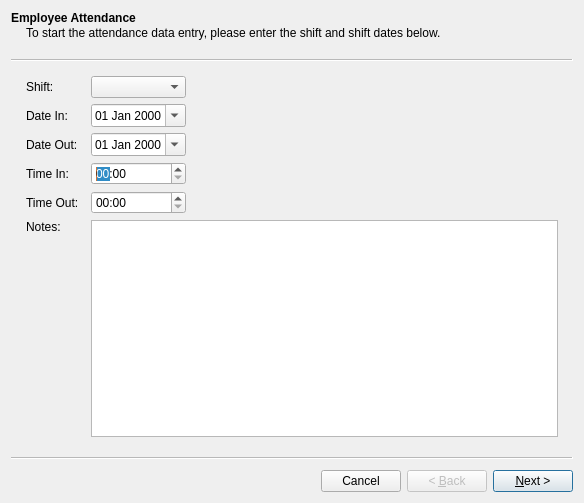
<?xml version="1.0" encoding="UTF-8"?>
<ui version="4.0">
 <class>Attendance2_NewEntry</class>
 <widget class="QWizard" name="Attendance2_NewEntry">
  <property name="geometry">
   <rect>
    <x>0</x>
    <y>0</y>
    <width>584</width>
    <height>503</height>
   </rect>
  </property>
  <property name="windowTitle">
   <string>Employee Attendance</string>
  </property>
  <property name="options">
   <set>QWizard::CancelButtonOnLeft|QWizard::DisabledBackButtonOnLastPage|QWizard::HelpButtonOnRight</set>
  </property>
  <widget class="QWizardPage" name="wizardPage1">
   <property name="title">
    <string>Employee Attendance</string>
   </property>
   <property name="subTitle">
    <string>To start the attendance data entry, please enter the shift and shift dates below.</string>
   </property>
   <layout class="QGridLayout" name="gridLayout">
    <item row="3" column="2">
     <widget class="QTimeEdit" name="dtpIntroTimeIn">
      <property name="displayFormat">
       <string>hh:mm</string>
      </property>
     </widget>
    </item>
    <item row="2" column="0" colspan="2">
     <widget class="QLabel" name="label_3">
      <property name="text">
       <string>Date Out:</string>
      </property>
     </widget>
    </item>
    <item row="1" column="2">
     <widget class="QDateEdit" name="dtpDateIn">
      <property name="displayFormat">
       <string>dd MMM yyyy</string>
      </property>
      <property name="calendarPopup">
       <bool>true</bool>
      </property>
     </widget>
    </item>
    <item row="0" column="2">
     <widget class="QComboBox" name="cboShift"/>
    </item>
    <item row="5" column="0" colspan="2">
     <widget class="QLabel" name="label_4">
      <property name="text">
       <string>Notes:</string>
      </property>
      <property name="alignment">
       <set>Qt::AlignLeading|Qt::AlignLeft|Qt::AlignTop</set>
      </property>
     </widget>
    </item>
    <item row="2" column="2">
     <widget class="QDateEdit" name="dtpDateOut">
      <property name="displayFormat">
       <string>dd MMM yyyy</string>
      </property>
      <property name="calendarPopup">
       <bool>true</bool>
      </property>
     </widget>
    </item>
    <item row="0" column="0">
     <widget class="QLabel" name="label">
      <property name="text">
       <string>Shift:</string>
      </property>
     </widget>
    </item>
    <item row="1" column="0">
     <widget class="QLabel" name="label_2">
      <property name="text">
       <string>Date In:</string>
      </property>
     </widget>
    </item>
    <item row="0" column="3">
     <spacer name="horizontalSpacer">
      <property name="orientation">
       <enum>Qt::Horizontal</enum>
      </property>
      <property name="sizeHint" stdset="0">
       <size>
        <width>40</width>
        <height>20</height>
       </size>
      </property>
     </spacer>
    </item>
    <item row="5" column="2" colspan="2">
     <widget class="QTextBrowser" name="txtNotes"/>
    </item>
    <item row="3" column="0">
     <widget class="QLabel" name="label_5">
      <property name="text">
       <string>Time In:</string>
      </property>
     </widget>
    </item>
    <item row="4" column="0">
     <widget class="QLabel" name="label_6">
      <property name="text">
       <string>Time Out:</string>
      </property>
     </widget>
    </item>
    <item row="4" column="2">
     <widget class="QTimeEdit" name="dtpIntroTimeOut">
      <property name="displayFormat">
       <string>hh:mm</string>
      </property>
     </widget>
    </item>
   </layout>
  </widget>
  <widget class="QWizardPage" name="wizardPage">
   <property name="title">
    <string>Employees</string>
   </property>
   <property name="subTitle">
    <string>Select the employees in this list.</string>
   </property>
   <layout class="QVBoxLayout" name="verticalLayout">
    <item>
     <layout class="QHBoxLayout" name="horizontalLayout">
      <item>
       <widget class="QPushButton" name="cmdReloadEmployees">
        <property name="text">
         <string>Reload</string>
        </property>
       </widget>
      </item>
      <item>
       <spacer name="horizontalSpacer_2">
        <property name="orientation">
         <enum>Qt::Horizontal</enum>
        </property>
        <property name="sizeHint" stdset="0">
         <size>
          <width>40</width>
          <height>20</height>
         </size>
        </property>
       </spacer>
      </item>
     </layout>
    </item>
    <item>
     <widget class="QTreeWidget" name="trvEmployees">
      <property name="alternatingRowColors">
       <bool>true</bool>
      </property>
      <column>
       <property name="text">
        <string>Roll No.</string>
       </property>
      </column>
      <column>
       <property name="text">
        <string>Name</string>
       </property>
      </column>
     </widget>
    </item>
   </layout>
  </widget>
  <widget class="QWizardPage" name="wizardPage_2">
   <property name="title">
    <string>Attendance Entry</string>
   </property>
   <property name="subTitle">
    <string>Enter the clock times for the selected employees...</string>
   </property>
   <layout class="QVBoxLayout" name="verticalLayout_2">
    <item>
     <widget class="QTableWidget" name="tblTimes">
      <column>
       <property name="text">
        <string>Roll No</string>
       </property>
      </column>
      <column>
       <property name="text">
        <string>Name</string>
       </property>
      </column>
      <column>
       <property name="text">
        <string>Time In</string>
       </property>
      </column>
      <column>
       <property name="text">
        <string>Time Out</string>
       </property>
      </column>
      <column>
       <property name="text">
        <string>EmployeeID</string>
       </property>
      </column>
      <column>
       <property name="text">
        <string>Comment</string>
       </property>
      </column>
     </widget>
    </item>
   </layout>
  </widget>
  <widget class="QWizardPage" name="wizardPage_3">
   <property name="title">
    <string>Confirm Details</string>
   </property>
   <property name="subTitle">
    <string>Confirm that the details below are OK, then click on 'Save'</string>
   </property>
   <layout class="QVBoxLayout" name="verticalLayout_3">
    <item>
     <widget class="QTextBrowser" name="txtReview"/>
    </item>
    <item>
     <layout class="QHBoxLayout" name="horizontalLayout_2">
      <item>
       <widget class="QPushButton" name="cmdSave">
        <property name="text">
         <string>Save</string>
        </property>
        <property name="icon">
         <iconset resource="rc.qrc">
          <normaloff>:/images/FloppyDisk.png</normaloff>:/images/FloppyDisk.png</iconset>
        </property>
       </widget>
      </item>
      <item>
       <spacer name="horizontalSpacer_3">
        <property name="orientation">
         <enum>Qt::Horizontal</enum>
        </property>
        <property name="sizeHint" stdset="0">
         <size>
          <width>40</width>
          <height>20</height>
         </size>
        </property>
       </spacer>
      </item>
     </layout>
    </item>
   </layout>
  </widget>
  <widget class="QWizardPage" name="wizardPage2">
   <property name="title">
    <string>Complete</string>
   </property>
   <property name="subTitle">
    <string>The overtime entries have been saved. Please click on Exit to close this page, or Start Over to enter a new set.</string>
   </property>
   <widget class="QPushButton" name="cmdExit">
    <property name="geometry">
     <rect>
      <x>10</x>
      <y>10</y>
      <width>75</width>
      <height>23</height>
     </rect>
    </property>
    <property name="text">
     <string>Exit</string>
    </property>
   </widget>
   <widget class="QPushButton" name="cmdStartOver">
    <property name="geometry">
     <rect>
      <x>10</x>
      <y>40</y>
      <width>75</width>
      <height>23</height>
     </rect>
    </property>
    <property name="text">
     <string>Start Over</string>
    </property>
   </widget>
  </widget>
 </widget>
 <resources>
  <include location="rc.qrc"/>
 </resources>
 <connections/>
</ui>
